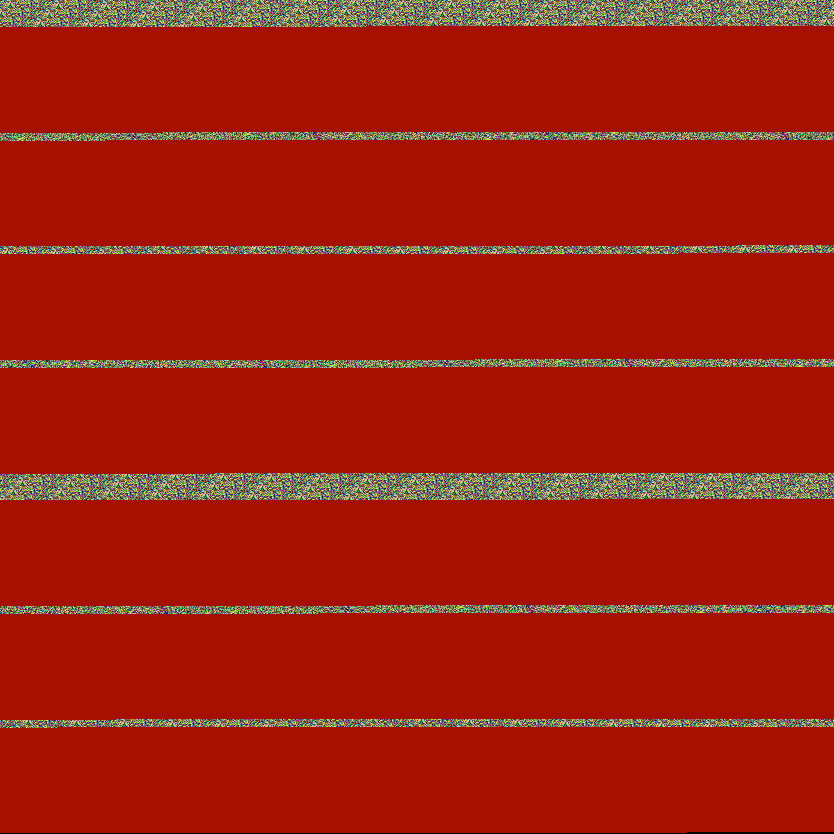
#> input picture libcrypto/libmorse/encoder/output.png, 834 x 834 px
$ jupyter execute --allow-errors test4.ipynb
#> lines starting #> are read from the running program, lines starting #| are printed output that depends on the picture
[cell 1]
data = "tete"

[cell 2]
from natsort import natsorted

[cell 3]
import numpy as np
from scipy.io.wavfile import write as write_wav
from PIL import Image
import cv2, os
import ffmpeg
try:
    from libcrypto.libmorse.encoder.text2morse import input2morse
    from libcrypto.libmorse.decoder.morse import MorseCode
except:
    from text2morse import input2morse

def text2video(text:str = None):
    output = input2morse(text)
    return output

def morse2wav(arr):
    scaled = np.int16(arr/np.max(np.abs(arr)) * 32767)
    write_wav('outt.wav', 44100, scaled)

# [7 lines left out: function wav2text, not called in this run]

def video2image():
    pass

def image2wav(image='output.png', out='output.wav'):
#> called with image = 'output.png', out = 'output.wav'
    img = Image.open(image)
#> img is the input picture: PIL image 834x834 RGB; mean R, G, B 160.3, 28.4, 10.6
    ar = np.asarray(img)
    ar = ar.flatten()
    ar2 = []
    ar3 = []
    for i in range(int(len(ar)/3)):
        nt = []
        nt.append(ar[i])
        nt.append(ar[i+1])
        nt.append(ar[i+2])
        ar2.append(nt)
#> after the loop, ar2 = 695556 items
    ar2 = np.array(ar2)
    for i in range(len(ar2)):
        #print(rgb2wve(ar2[i]))
        ar3.append(rgb2wve(ar2[i]))
#> this loop made 695556 passes
#> after the loop, ar3 = 695556 items
    return ar3

def rgb2wve(n):
    s = 0
    s += int(n[0]*256**2)
    s += int(n[1]*256)
    s += int(n[2])
    return s

# [46 lines left out: functions wve2rgb, pa2sp, arr2rgb, find_shape_difference, arr2image, tune and 1 more, not called in this run]


def cd(inpt:str = None):
    arwv = image2wav(str)
    arwv = np.array(arwv, dtype=np.uint8)


# [42 lines left out: functions ce, p2v, frames2video, not called in this run]


if __name__ == "__main__":
    image2wav('output.png')

[cell 4]
# [27 lines left out: function morse2wav, not called in this run]

import sounddevice as sd
#wavfile.write(filename='m2w.wav',data=morse2wav('.--'),rate=22050)

[cell 5]
import numpy as np
from scipy.io.wavfile import write as write_wav
from PIL import Image
import cv2, os
import ffmpeg
try:
    from libcrypto.libmorse.encoder.text2morse import input2morse
    from libcrypto.libmorse.decoder.morse import MorseCode
except:
    from text2morse import input2morse
    #from .decoder.morse import MorseCode

def data2morse(text:str = None):
    output = input2morse(text)
    return output

#def morse2wav(arr):
#    scaled = np.int16(arr/np.max(np.abs(arr)) * 32767)
#    write_wav('outt.wav', 44100, scaled)

# [32 lines left out: functions morse2wav, wav2text, not called in this run]

def video2image():
    pass

def image2wav(image='output.png', out='output.wav'):
#> called with image = 'output.png', out = 'output.wav'
    img = Image.open(image)
    ar = np.asarray(img)
    ar = ar.flatten()
    ar2 = []
    ar3 = []
    for i in range(int(len(ar)/3)):
        nt = []
        nt.append(ar[i])
        nt.append(ar[i+1])
        nt.append(ar[i+2])
        ar2.append(nt)
#> after the loop, ar2 = 695556 items
    ar2 = np.array(ar2)
    for i in range(len(ar2)):
        #print(rgb2wve(ar2[i]))
        ar3.append(rgb2wve(ar2[i]))
#> after the loop, ar3 = 695556 items
    return ar3

def rgb2wve(n):
    s = 0
    s += int(n[0]*256**2)
    s += int(n[1]*256)
    s += int(n[2])
    return s

# [46 lines left out: functions wve2rgb, pa2sp, arr2rgb, find_shape_difference, arr2image, tune and 1 more, not called in this run]


def cd(inpt:str = None):
    arwv = image2wav(str)
    arwv = np.array(arwv, dtype=np.uint8)


# [45 lines left out: functions ce, p2v, frames2video, not called in this run]


if __name__ == "__main__":
    image2wav('output.png')

[cell 6]
from scipy.io.wavfile import write
samplerate = 44100
#> samplerate = 44100
fs = 400
t = np.linspace(0., 1., samplerate)
amplitude = np.iinfo(np.int16).max
data = amplitude * np.sin(2. * np.pi * fs * t)
data = data[0:len(data)//2]
sd.play(data.astype(np.int16),samplerate=44100)
#> (this line was passed over: sounddevice is not available in this run)
write("exampleshort.wav", samplerate, data.astype(np.int16))

[cell 7]
from scipy.io import wavfile
#> (the rest of this cell did not finish here and is left out)

[cell 8]
import sounddevice as sd
import wave, struct

sd.play(np.array(image2wav('outputshort.png'),dtype=np.float32))
#> call 2 of image2wav, with image = 'outputshort.png', out = 'output.wav'
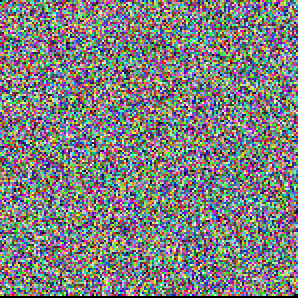
#> input picture libcrypto/libmorse/encoder/outputshort.png, 149 x 149 px (shown 2 times larger)
#> in image2wav, img is the input picture: PIL image 149x149 RGB; mean R, G, B 126.1, 127.3, 127.1
#> after the loop in image2wav (call 2), `for i in range(int(len(ar)/3)):`: ar2 = 22201 items
#> the loop in image2wav (call 2), `for i in range(len(ar2)):` made 22201 passes
#> (this line was passed over: sounddevice is not available in this run)

[cell 9]
def createsound(c,n):
    """
    200-500 -> "."
    500-800 -> "-"
    800-1000 -> " "
    """
    k = 1
    if c == ".":
        fs = int(np.random.uniform(200,500,(1,1)))
        samplerate = 22050
        k = 4
    if c == "-":
        fs = int(np.random.uniform(500,800,(1,1)))
        samplerate = 44100
        k = 2
    if c == " ":
        fs = int(np.random.uniform(800,1000,(1,1)))
        samplerate = 88200
        k = 1
    samplerate = 44100
    t = np.linspace(0., 1., samplerate)
    amplitude = np.iinfo(np.int16).max
    data = amplitude * np.sin(2. * np.pi * fs * t)
    data = data[0:len(data)//k]
    write(f"wavs/{n}.wav", samplerate, data.astype(np.int16))

def morse2wavs(data):
#> called with data = '. ... .- -..'
    for char in range(len(data)):

        if data[char] == ".":
            createsound(".",char)

        if data[char] == "-":
            createsound("-",char)

        if data[char] == " ":
            createsound(" ",char)


morse2wavs('. ... .- -..')

[cell 10]
def wavs2img(folder):
    for i in os.listdir(folder):
        samplerate, data = wavfile.read(os.path.join(folder,i))
        ar = arr2rgb(data)
        ar = arr2image(ar)
        savearrayasimg(ar,out=f"imgs/{i}".replace(".wav",".png"))

#> (the rest of this cell did not finish here and is left out)

[cell 11]
def img2wavc(img):
#> called with img = 'imgs/0.png'
    img = Image.open(img)
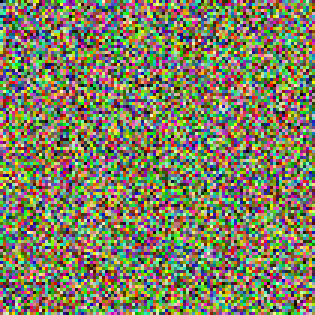
#> input picture libcrypto/libmorse/encoder/imgs/0.png, 105 x 105 px (shown 3 times larger)
#> img is the input picture: PIL image 105x105 RGB; mean R, G, B 127.1, 126.7, 94.9
    img = img.convert('RGB')
    ar = np.asarray(img)
    ar2 = np.array([])
    for i in ar.flatten():
        ar2 = np.append(ar2, i)
#> this loop made 33075 passes
#> i on passes 2 to 4: 0, 0, 41
    ar2 = np.array_split(ar2, len(ar2)/3)
    for i in range(len(ar2)):
        ar2[i] = rgb2wve(ar2[i])
    return np.array(ar2)

for i in natsorted(os.listdir('imgs')):
    ar = img2wavc(f'imgs/{i}')
    write(filename=f'wavr/{i}'.replace('.png','.wav'),data=ar,rate=44100)

[cell 12]
from scipy.io import wavfile
samplerate, data = wavfile.read('wavs/9.wav')
samplerate

[cell 13]
import librosa
librosa.get_duration(filename='wavr/9.wav')
#> (this line was passed over: librosa is not available in this run)

[cell 14]
def decodewavs(folder):
    ar2 = ""
    for i in natsorted(os.listdir(folder)):
        len = librosa.get_duration(filename=folder+"/"+i)
        if len == 0.2:
            ar2+="."
        if len == 0.5:
            ar2+="-"
        if len == 1:
            ar2+=" "
    return ar2

#> (the rest of this cell did not finish here and is left out)

[cell 15]
char_to_dots = {
  'A': '.-', 'B': '-...', 'C': '-.-.', 'D': '-..', 'E': '.', 'F': '..-.',
  'G': '--.', 'H': '....', 'I': '..', 'J': '.---', 'K': '-.-', 'L': '.-..',
  'M': '--', 'N': '-.', 'O': '---', 'P': '.--.', 'Q': '--.-', 'R': '.-.',
  'S': '...', 'T': '-', 'U': '..-', 'V': '...-', 'W': '.--', 'X': '-..-',
  'Y': '-.--', 'Z': '--..', ' ': ' ', '0': '-----',
  '1': '.----', '2': '..---', '3': '...--', '4': '....-', '5': '.....',
  '6': '-....', '7': '--...', '8': '---..', '9': '----.',
  '&': '.-...', "'": '.----.', '@': '.--.-.', ')': '-.--.-', '(': '-.--.',
  ':': '---...', ',': '--..--', '=': '-...-', '!': '-.-.--', '.': '.-.-.-',
  '-': '-....-', '+': '.-.-.', '"': '.-..-.', '?': '..--..', '/': '-..-.'
}

def text_to_morse(text):
    morse = [char_to_dots.get(letter.upper()) for letter in text]
    return ' '.join(morse)

# [8 lines left out: function morse_to_text, not called in this run]

#> (a cell that did not finish here is left out)
